Frame 1 (no input): blank canvas, image omitted
Frame 60 (no input): blank canvas, image omitted
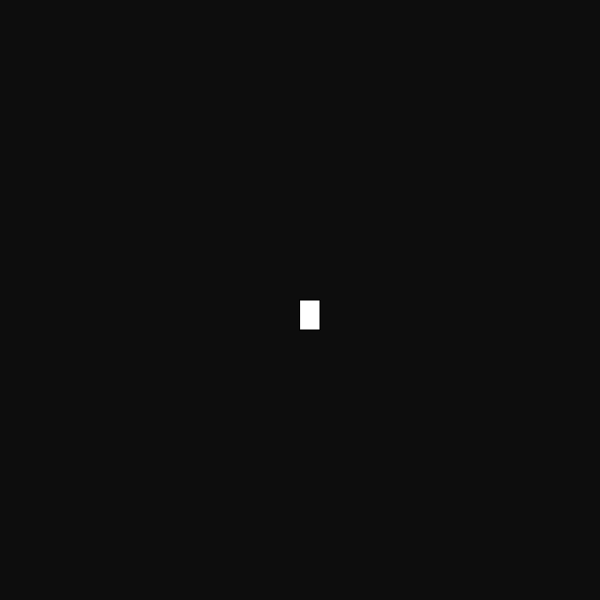
Frame 120 (the mouse pressed at the canvas centre since frame 60)

The p5.js sketch whose frames 1 and 60 were blank and that drew this single picture after the mouse press (run headless with seeded random() and noise() and a simulated clock; from frame 60 on, the mouse is pressed at the canvas centre):

// p5.js sketch
// ── sketch.js
function setup() {
  createCanvas(600,600);
background("rgba(0,0,0,0.95)");
}
function draw() {
  fill("white")
  if(mouseIsPressed)
  rect(mouseX,mouseY,20,30);
  stroke("black");
}
